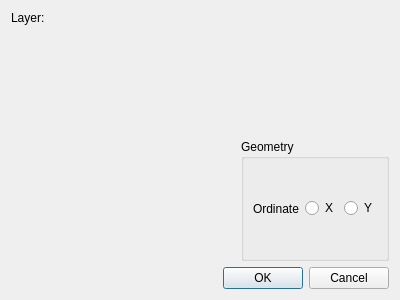
<?xml version="1.0" encoding="UTF-8"?>
<ui version="4.0">
 <class>LC_DlgDimOrdinate</class>
 <widget class="QDialog" name="LC_DlgDimOrdinate">
  <property name="geometry">
   <rect>
    <x>0</x>
    <y>0</y>
    <width>400</width>
    <height>300</height>
   </rect>
  </property>
  <property name="windowTitle">
   <string>Ordinate Dimension</string>
  </property>
  <layout class="QVBoxLayout" name="verticalLayout">
   <property name="leftMargin">
    <number>11</number>
   </property>
   <property name="topMargin">
    <number>11</number>
   </property>
   <property name="rightMargin">
    <number>11</number>
   </property>
   <property name="bottomMargin">
    <number>11</number>
   </property>
   <item>
    <layout class="QHBoxLayout">
     <item>
      <layout class="QVBoxLayout" name="_2">
       <item>
        <layout class="QHBoxLayout" name="_3">
         <item>
          <widget class="QLabel" name="lLayer">
           <property name="sizePolicy">
            <sizepolicy hsizetype="Preferred" vsizetype="Preferred">
             <horstretch>0</horstretch>
             <verstretch>0</verstretch>
            </sizepolicy>
           </property>
           <property name="text">
            <string>Layer:</string>
           </property>
           <property name="wordWrap">
            <bool>false</bool>
           </property>
          </widget>
         </item>
         <item>
          <widget class="QG_LayerBox" name="cbLayer" native="true">
           <property name="toolTip">
            <string>Layer of dimension</string>
           </property>
          </widget>
         </item>
        </layout>
       </item>
       <item>
        <widget class="QG_WidgetPen" name="wPen" native="true">
         <property name="sizePolicy">
          <sizepolicy hsizetype="MinimumExpanding" vsizetype="MinimumExpanding">
           <horstretch>0</horstretch>
           <verstretch>0</verstretch>
          </sizepolicy>
         </property>
         <property name="toolTip">
          <string>Pen attributes</string>
         </property>
        </widget>
       </item>
      </layout>
     </item>
     <item>
      <layout class="QVBoxLayout" name="_4">
       <item>
        <widget class="QG_DimensionLabelEditor" name="wLabel" native="true"/>
       </item>
       <item>
        <widget class="QGroupBox" name="bgGeometry">
         <property name="title">
          <string>Geometry</string>
         </property>
         <layout class="QHBoxLayout" name="_5">
          <item>
           <widget class="QLabel" name="lAngle">
            <property name="sizePolicy">
             <sizepolicy hsizetype="Fixed" vsizetype="Fixed">
              <horstretch>0</horstretch>
              <verstretch>0</verstretch>
             </sizepolicy>
            </property>
            <property name="minimumSize">
             <size>
              <width>0</width>
              <height>19</height>
             </size>
            </property>
            <property name="frameShape">
             <enum>QFrame::NoFrame</enum>
            </property>
            <property name="frameShadow">
             <enum>QFrame::Plain</enum>
            </property>
            <property name="text">
             <string>Ordinate</string>
            </property>
            <property name="wordWrap">
             <bool>false</bool>
            </property>
           </widget>
          </item>
          <item>
           <widget class="QRadioButton" name="rbOrdinateX">
            <property name="text">
             <string>X</string>
            </property>
           </widget>
          </item>
          <item>
           <widget class="QRadioButton" name="rbOrdinateY">
            <property name="text">
             <string>Y</string>
            </property>
           </widget>
          </item>
         </layout>
        </widget>
       </item>
      </layout>
     </item>
    </layout>
   </item>
   <item>
    <widget class="QDialogButtonBox" name="buttonBox">
     <property name="orientation">
      <enum>Qt::Horizontal</enum>
     </property>
     <property name="standardButtons">
      <set>QDialogButtonBox::Cancel|QDialogButtonBox::Ok</set>
     </property>
    </widget>
   </item>
  </layout>
 </widget>
 <customwidgets>
  <customwidget>
   <class>QG_WidgetPen</class>
   <extends>QWidget</extends>
   <header>qg_widgetpen.h</header>
  </customwidget>
  <customwidget>
   <class>QG_LayerBox</class>
   <extends>QWidget</extends>
   <header>qg_layerbox.h</header>
  </customwidget>
  <customwidget>
   <class>QG_DimensionLabelEditor</class>
   <extends>QWidget</extends>
   <header>qg_dimensionlabeleditor.h</header>
  </customwidget>
 </customwidgets>
 <resources/>
 <connections>
  <connection>
   <sender>buttonBox</sender>
   <signal>rejected()</signal>
   <receiver>LC_DlgDimOrdinate</receiver>
   <slot>reject()</slot>
   <hints>
    <hint type="sourcelabel">
     <x>316</x>
     <y>260</y>
    </hint>
    <hint type="destinationlabel">
     <x>286</x>
     <y>274</y>
    </hint>
   </hints>
  </connection>
 </connections>
</ui>
